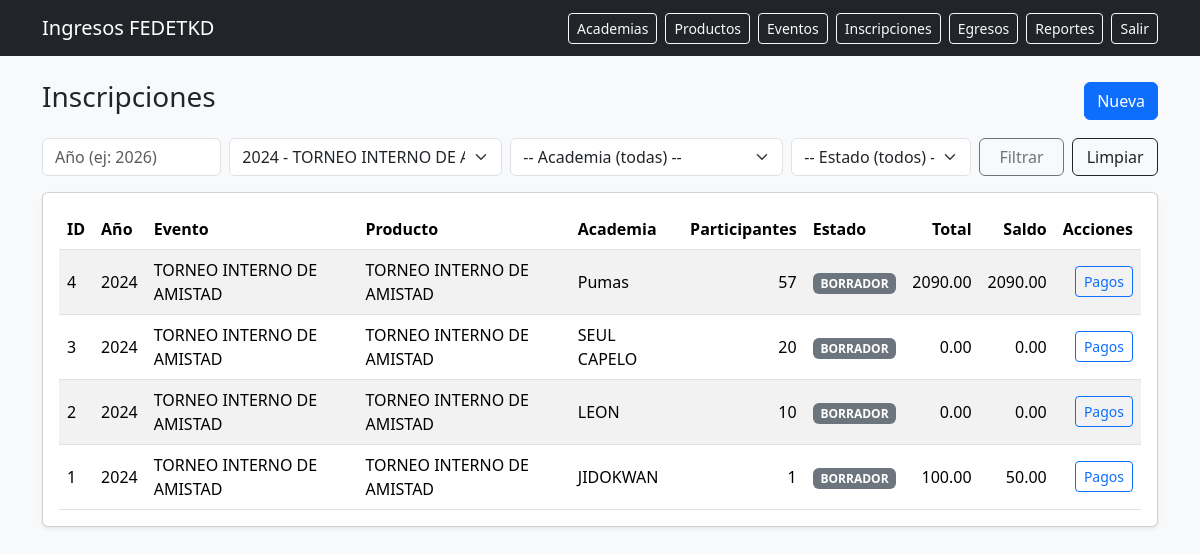
Screenshot of /inscripciones/?evento_id=1 (signed in) with the database file from the repository.
### app/models/inscripciones.py (models this page shows)
class Inscripcion(TimestampMixin, db.Model):
    __tablename__ = "inscripciones"
    id = db.Column(db.Integer, primary_key=True)
    evento_id = db.Column(db.Integer, db.ForeignKey("eventos.id"), nullable=False, index=True)
    academia_id = db.Column(db.Integer, db.ForeignKey("academias.id"), nullable=False, index=True)
    evento = db.relationship("Evento", backref=db.backref("inscripciones", lazy=True))
    academia = db.relationship("Academia", backref=db.backref("inscripciones", lazy=True))
    estado = db.Column(db.String(20), default="BORRADOR", nullable=False)  # BORRADOR/ENVIADA/CONFIRMADA
    cantidad_participantes = db.Column(db.Integer, nullable=False, default=1)
    subtotal = db.Column(db.Numeric(12, 2), default=0, nullable=False)
    descuentos = db.Column(db.Numeric(12, 2), default=0, nullable=False)
    total = db.Column(db.Numeric(12, 2), default=0, nullable=False)
    saldo = db.Column(db.Numeric(12, 2), default=0, nullable=False)
    __table_args__ = (
        db.UniqueConstraint("evento_id", "academia_id", name="uq_inscripcion_evento_academia"),
    )

### app/models/eventos.py (models this page shows)
class Evento(TimestampMixin, db.Model):
    __tablename__ = "eventos"
    id = db.Column(db.Integer, primary_key=True)
    producto_id = db.Column(db.Integer, db.ForeignKey("productos_servicio.id"), nullable=False, index=True)
    nombre = db.Column(db.String(190), nullable=False)
    anio = db.Column(db.Integer, nullable=False, index=True)
    sede = db.Column(db.String(150), nullable=True)
    fecha_inicio = db.Column(db.Date, nullable=True)
    fecha_fin = db.Column(db.Date, nullable=True)
    estado = db.Column(db.String(20), nullable=False, default="BORRADOR")
    valor_base = db.Column(db.Numeric(10, 2), nullable=False, default=0)
    producto = db.relationship("ProductoServicio", backref=db.backref("eventos", lazy=True))

### app/models/catalogos.py (models this page shows)
class ProductoServicio(TimestampMixin, db.Model):
    __tablename__ = "productos_servicio"
    id = db.Column(db.Integer, primary_key=True)
    rubro_id = db.Column(db.Integer, db.ForeignKey("rubros.id"), nullable=False, index=True)
    rubro = db.relationship("Rubro", backref=db.backref("productos", lazy=True))
    nombre = db.Column(db.String(190), nullable=False, index=True)
    descripcion = db.Column(db.Text, nullable=True)
    requiere_categoria = db.Column(db.Boolean, default=False, nullable=False)
    requiere_dan = db.Column(db.Boolean, default=False, nullable=False)
    requiere_division_poomsae = db.Column(db.Boolean, default=False, nullable=False)

### app/models/academia.py (models this page shows)
class Academia(TimestampMixin, db.Model):
    __tablename__ = "academias"
    id = db.Column(db.Integer, primary_key=True)
    nombre = db.Column(db.String(190), unique=True, nullable=False, index=True)
    ruc = db.Column(db.String(20), nullable=True)
    provincia = db.Column(db.String(100), nullable=True)
    ciudad = db.Column(db.String(100), nullable=True)
    direccion = db.Column(db.String(255), nullable=True)
    representante = db.Column(db.String(190), nullable=True)
    telefono = db.Column(db.String(50), nullable=True)
    email = db.Column(db.String(190), nullable=True)
    estado = db.Column(db.String(20), default="ACTIVA", nullable=False)  # ACTIVA/INACTIVA

### app/blueprints/inscripciones/routes.py (the view)
@bp.route("/")
@login_required
def index():
    anio = (request.args.get("anio") or "").strip()
    evento_id = (request.args.get("evento_id") or "").strip()
    academia_id = (request.args.get("academia_id") or "").strip()
    estado = (request.args.get("estado") or "").strip()
    q = (
        db.session.query(Inscripcion, Evento, Academia, ProductoServicio)
        .join(Evento, Evento.id == Inscripcion.evento_id)
        .join(ProductoServicio, ProductoServicio.id == Evento.producto_id)
        .join(Academia, Academia.id == Inscripcion.academia_id)
        .order_by(Inscripcion.id.desc())
    )
    if anio.isdigit():
        q = q.filter(Evento.anio == int(anio))
    if evento_id.isdigit():
        q = q.filter(Inscripcion.evento_id == int(evento_id))
    if academia_id.isdigit():
        q = q.filter(Inscripcion.academia_id == int(academia_id))
    if estado:
        q = q.filter(Inscripcion.estado == estado)
    rows = q.all()
    eventos = Evento.query.order_by(Evento.anio.desc(), Evento.nombre.asc()).all()
    academias = Academia.query.order_by(Academia.nombre.asc()).all()
    filtros = {
        "anio": anio,
        "evento_id": evento_id,
        "academia_id": academia_id,
        "estado": estado,
    }
    return render_template(
        "inscripciones/index.html",
        rows=rows,
        eventos=eventos,
        academias=academias,
        filtros=filtros,
        estados=["BORRADOR", "ENVIADA", "CONFIRMADA"],
    )

### app/models/auth.py (called while the page is built)
@login_manager.user_loader
def load_user(user_id: str):
    return User.query.get(int(user_id))

### app/templates/inscripciones/index.html (shortened to what this page needs)
{% extends "base.html" %}
{% block content %}
<div class="d-flex justify-content-between align-items-center mb-3">
  <h3>Inscripciones</h3>
  <a href="{{ url_for('inscripciones.nuevo') }}" class="btn btn-primary">Nueva</a>
</div>
<form class="row g-2 mb-3" method="get">
  <div class="col-md-2">
    <input class="form-control" name="anio" placeholder="Año (ej: 2026)" value="{{ filtros.anio }}">
  </div>
  <div class="col-md-3">
    <select class="form-select" name="evento_id">
      {% for e in eventos %}
        <option value="{{ e.id }}" {% if (filtros.evento_id|int) == e.id %}selected{% endif %}>
          {{ e.anio }} - {{ e.nombre }}
        </option>
      {% endfor %}
    </select>
  </div>
  <div class="col-md-3">
    <select class="form-select" name="academia_id">
      <option value="">-- Academia (todas) --</option>
    </select>
  </div>
  <div class="col-md-2">
    <select class="form-select" name="estado">
      <option value="">-- Estado (todos) --</option>
    </select>
  </div>
  <div class="col-md-1 d-grid">
    <button class="btn btn-outline-secondary">Filtrar</button>
  </div>
  <div class="col-md-1 d-grid">
    <a class="btn btn-outline-dark" href="{{ url_for('inscripciones.index') }}">Limpiar</a>
  </div>
</form>
<div class="card shadow-sm">
  <div class="card-body">
    {% if rows|length == 0 %}
      <div class="text-muted">No hay inscripciones con esos filtros.</div>
    {% else %}
      <div class="table-responsive">
        <table class="table table-striped align-middle mb-0">
          <thead>
            <tr>
              <th>ID</th>
              <th>Año</th>
              <th>Evento</th>
              <th>Producto</th>
              <th>Academia</th>
              <th class="text-end">Participantes</th>
              <th>Estado</th>
              <th class="text-end">Total</th>
              <th class="text-end">Saldo</th>
              <th class="text-end">Acciones</th>
            </tr>
          </thead>
          <tbody>
            {% for ins, e, a, p in rows %}
              <tr>
                <td>{{ ins.id }}</td>
                <td>{{ e.anio }}</td>
                <td>{{ e.nombre }}</td>
                <td>{{ p.nombre }}</td>
                <td>{{ a.nombre }}</td>
                <td class="text-end">{{ ins.cantidad_participantes or 0 }}</td>
                <td><span class="badge text-bg-secondary">{{ ins.estado }}</span></td>
                <td class="text-end">{{ "%.2f"|format(ins.total or 0) }}</td>
                <td class="text-end">{{ "%.2f"|format(ins.saldo or 0) }}</td>
                <td class="text-end">
                  <a class="btn btn-sm btn-outline-primary"
                     href="{{ url_for('inscripciones.pagos', inscripcion_id=ins.id) }}">
                    Pagos
                  </a>
                </td>
              </tr>
            {% endfor %}
          </tbody>
        </table>
      </div>
    {% endif %}
  </div>
</div>
{% endblock %}

### rows the page displays
Inscripcion: id "4", anio "2024", nombre "TORNEO INTERNO DE AMISTAD", nombre "Pumas", cantidad_participantes "57", estado "BORRADOR", total "2090.00", saldo "2090.00"
Inscripcion: id "3", anio "2024", nombre "TORNEO INTERNO DE AMISTAD", nombre "SEUL CAPELO", cantidad_participantes "20", estado "BORRADOR", total "0.00", saldo "0.00"
Inscripcion: id "2", anio "2024", nombre "TORNEO INTERNO DE AMISTAD", nombre "LEON", cantidad_participantes "10", estado "BORRADOR", total "0.00", saldo "0.00"
Inscripcion: id "1", anio "2024", nombre "TORNEO INTERNO DE AMISTAD", nombre "JIDOKWAN", cantidad_participantes "1", estado "BORRADOR", total "100.00", saldo "50.00"

### other values shown
form field evento_id "2024 - TORNEO INTERNO DE AMISTAD"
